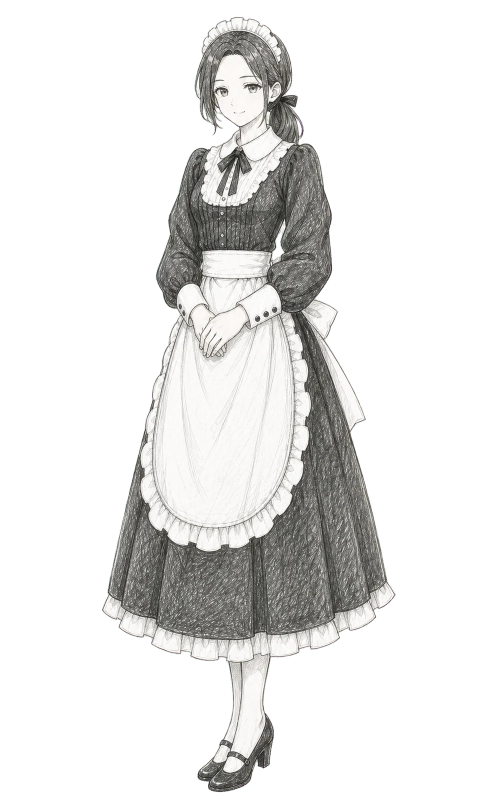
#> input picture packages/maid-assets/characters/kanae/website/fullbody-pencil-source.webp, 977 x 1610 px (shown at 1/2 size)
$ python normalize-website-art.py
#> lines starting #> are read from the running program, lines starting #| are printed output that depends on the picture
#!/usr/bin/env python3

from pathlib import Path

from PIL import Image


REPO_ROOT = Path(__file__).resolve().parents[3]
ASSET_ROOT = REPO_ROOT / "packages" / "maid-assets" / "characters"
WEB_ROOT = REPO_ROOT / "apps" / "web" / "src" / "assets" / "maids"

CANVAS_SIZE = (1024, 1920)
OUTPUT_CROP = (0, 0, 864, 1760)
AVATAR_CROP = (226, 32, 610, 416)
AVATAR_SIZE = (128, 128)
COMMON_CSS = {"x": -150, "y": -20, "height": 1700}
TARGET_HEAD = {"center_x": 220, "top": 58, "bottom": 291}

# These are the approved source drawings and the CSS geometry used to display
# them before normalization. Baking that geometry into a shared canvas keeps
# the approved composition while allowing every character to share one rule.
CHARACTERS = {
    "kanae": {
        "source": ASSET_ROOT
        / "kanae"
        / "website"
        / "fullbody-pencil-source.webp",
        "css": {"x": -210, "y": 20, "height": 1500},
        "head": {"center_x": 228, "top": 58, "bottom": 291},
    },
    "kokona": {
        "source": ASSET_ROOT
        / "kokona"
        / "website"
        / "fullbody-pencil-source.webp",
        "css": {"x": -150, "y": -68, "height": 1715},
        "head": {"center_x": 238, "top": 58, "bottom": 285},
        "scale_adjust": 0.92,
    },
    "kotone": {
        "source": ASSET_ROOT
        / "kotone"
        / "website"
        / "fullbody-pencil-source.webp",
        "css": {"x": -70, "y": 20, "height": 1500},
        "head": {"center_x": 252, "top": 58, "bottom": 299},
    },
    "kuroko": {
        "source": ASSET_ROOT
        / "kuroko"
        / "website"
        / "fullbody-pencil-source.webp",
        "css": {"x": -242, "y": -3, "height": 1690},
        "head": {"center_x": 208, "top": 40, "bottom": 305},
    },
    "kurumi": {
        "source": ASSET_ROOT
        / "kurumi"
        / "website"
        / "fullbody-pencil-source.webp",
        "css": {"x": -250, "y": 20, "height": 1500},
        "head": {"center_x": 200, "top": 58, "bottom": 335},
    },
}


def normalize(name: str, config: dict[str, object]) -> None:
#> called with name = 'kanae'
    source_path = config["source"]
    old_css = config["css"]
    old_head = config["head"]
    assert isinstance(source_path, Path)
    assert isinstance(old_css, dict)
    assert isinstance(old_head, dict)

    source = Image.open(source_path).convert("RGBA")
#> source is the input picture: PIL image 977x1610 RGBA; mean R, G, B, A 52.8, 52.5, 51.4, 76.5
    common_scale = COMMON_CSS["height"] / CANVAS_SIZE[1]
    old_scale = old_css["height"] / source.height
#> old_scale = 0.932
    baked_scale = old_scale / common_scale
#> baked_scale = 1.05

    resized_size = (
        round(source.width * baked_scale),
        round(source.height * baked_scale),
    )
#> resized_size = (1028, 1694)
    resized = source.resize(resized_size, Image.Resampling.LANCZOS)

    offset = (
        round((old_css["x"] - COMMON_CSS["x"]) / common_scale),
        round((old_css["y"] - COMMON_CSS["y"]) / common_scale),
    )
    baked_canvas = Image.new("RGBA", CANVAS_SIZE, (0, 0, 0, 0))
#> baked_canvas: PIL image 1024x1920 RGBA; every value is 0
    baked_canvas.alpha_composite(resized, offset)
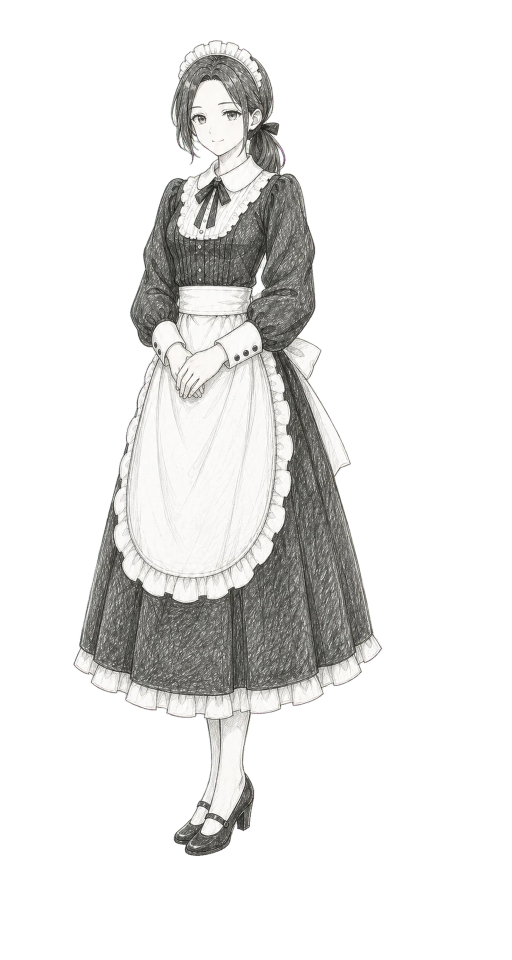
#> baked_canvas: PIL image 1024x1920 RGBA (shown at 1/2 size); mean R, G, B, A 45.9, 45.6, 44.6, 67.7; transparent parts drawn white

    target_head_height = TARGET_HEAD["bottom"] - TARGET_HEAD["top"]
    old_head_height = old_head["bottom"] - old_head["top"]
    head_scale = target_head_height / old_head_height
    head_scale *= config.get("scale_adjust", 1.0)

    scaled_canvas_size = (
        round(CANVAS_SIZE[0] * head_scale),
        round(CANVAS_SIZE[1] * head_scale),
    )
    scaled_canvas = baked_canvas.resize(
        scaled_canvas_size, Image.Resampling.LANCZOS
    )

    current_anchor = (
        (old_head["center_x"] - COMMON_CSS["x"]) / common_scale,
        (old_head["top"] - COMMON_CSS["y"]) / common_scale,
    )
    target_anchor = (
        (TARGET_HEAD["center_x"] - COMMON_CSS["x"]) / common_scale,
        (TARGET_HEAD["top"] - COMMON_CSS["y"]) / common_scale,
    )
    aligned_offset = (
        round(target_anchor[0] - current_anchor[0] * head_scale),
        round(target_anchor[1] - current_anchor[1] * head_scale),
    )

    canvas = Image.new("RGBA", CANVAS_SIZE, (0, 0, 0, 0))
    canvas.alpha_composite(scaled_canvas, aligned_offset)
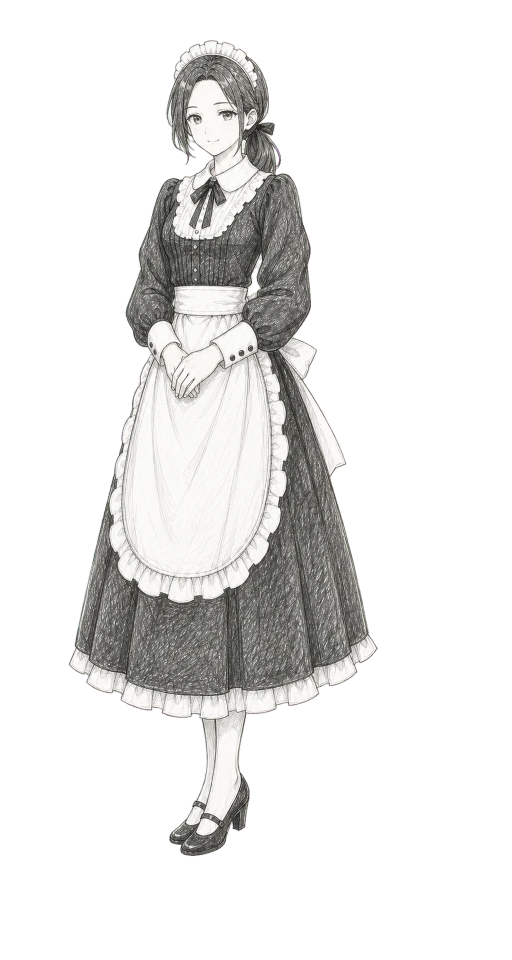
#> canvas: PIL image 1024x1920 RGBA (shown at 1/2 size); mean R, G, B, A 45.9, 45.6, 44.6, 67.7; transparent parts drawn white

    output = canvas.crop(OUTPUT_CROP)
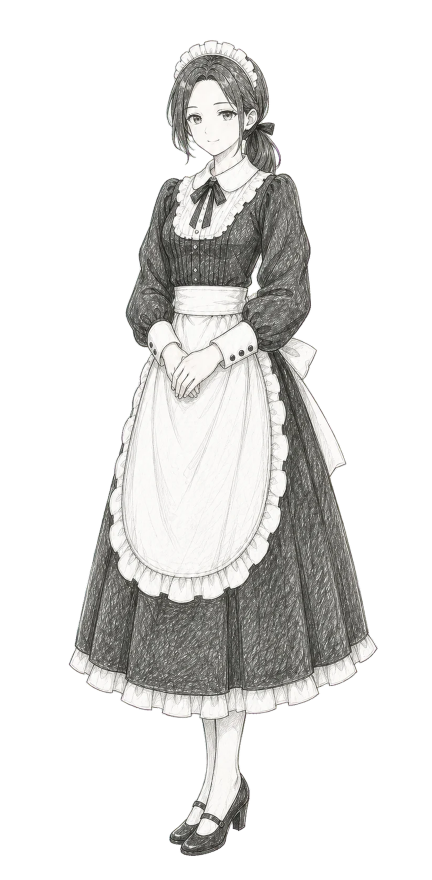
#> output: PIL image 864x1760 RGBA (shown at 1/2 size); mean R, G, B, A 59.3, 58.9, 57.6, 87.6; transparent parts drawn white
    output_path = source_path.parent / "fullbody-pencil-normalized.webp"
    output_path.parent.mkdir(parents=True, exist_ok=True)
    output.save(output_path, optimize=True)
    output.save(WEB_ROOT / f"maid-{name}.webp", optimize=True)

    avatar = output.crop(AVATAR_CROP).resize(
        AVATAR_SIZE, Image.Resampling.LANCZOS
    )
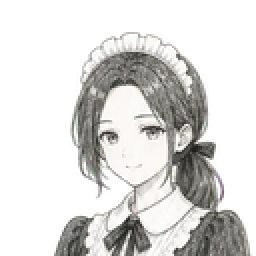
#> avatar: PIL image 128x128 RGBA (shown 2 times larger); mean R, G, B, A 76.4, 75.8, 73.8, 108.4; transparent parts drawn white
    avatar_path = source_path.parent / "avatar-normalized.webp"
    avatar.save(avatar_path, optimize=True)
    avatar.save(WEB_ROOT / f"avatar-{name}.webp", optimize=True)

    alpha_bbox = output.getchannel("A").getbbox()
#> alpha_bbox = (135, 77, 759, 1715)
    print(
        f"{name}: {source.size} -> {resized_size} at {offset}; "
        f"head scale {head_scale:.3f} at {aligned_offset}; "
        f"output {output.size}; alpha bbox {alpha_bbox}; "
        f"avatar {avatar.size}"
    )
#| kanae: (977, 1610) -> (1028, 1694) at (-68, 45); head scale 1.000 at (-9, 0); output (864, 1760); alpha bbox (135, 77, 759, 1715); avatar (128, 128)


def main() -> None:
    for name, config in CHARACTERS.items():
        normalize(name, config)


if __name__ == "__main__":
    main()
